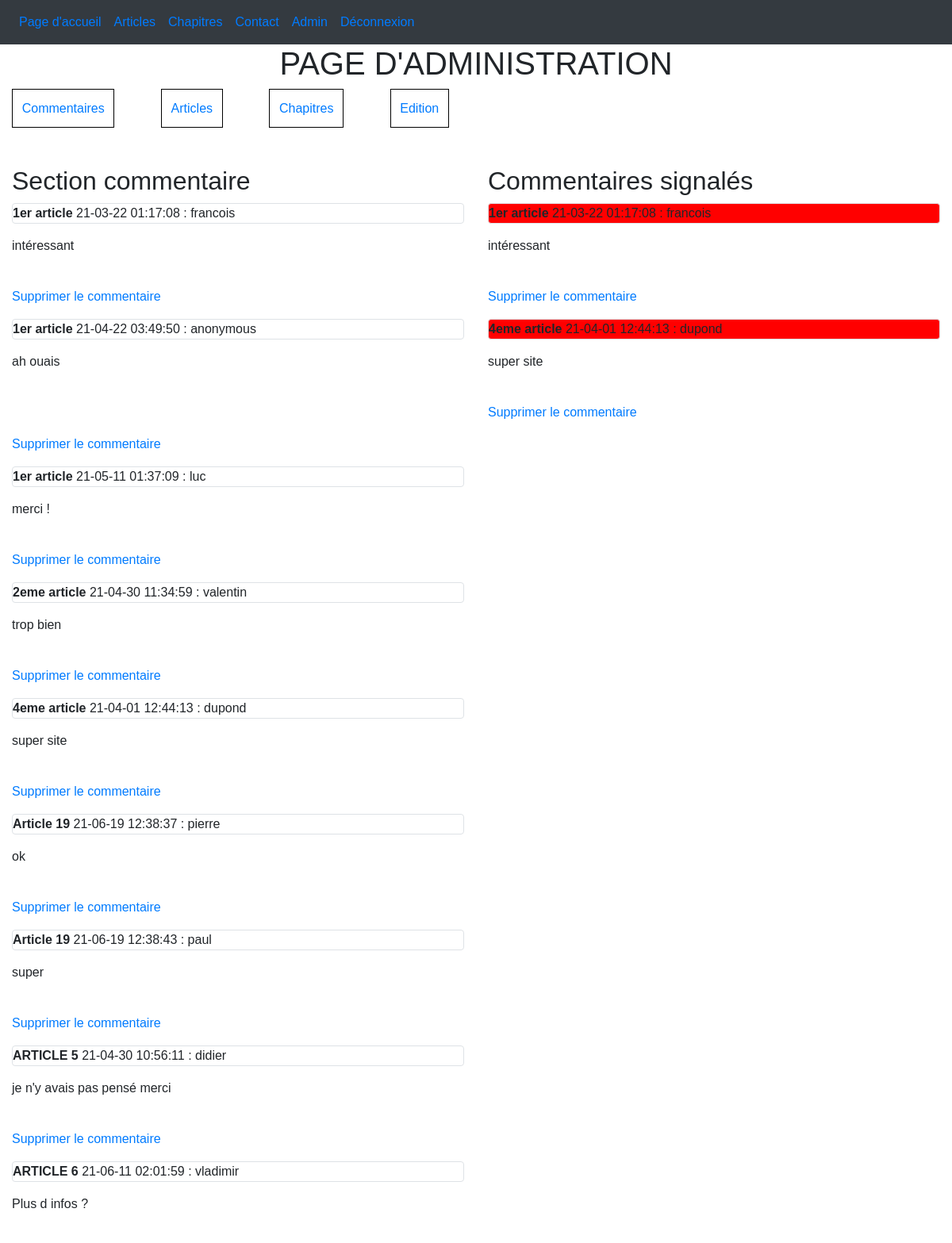
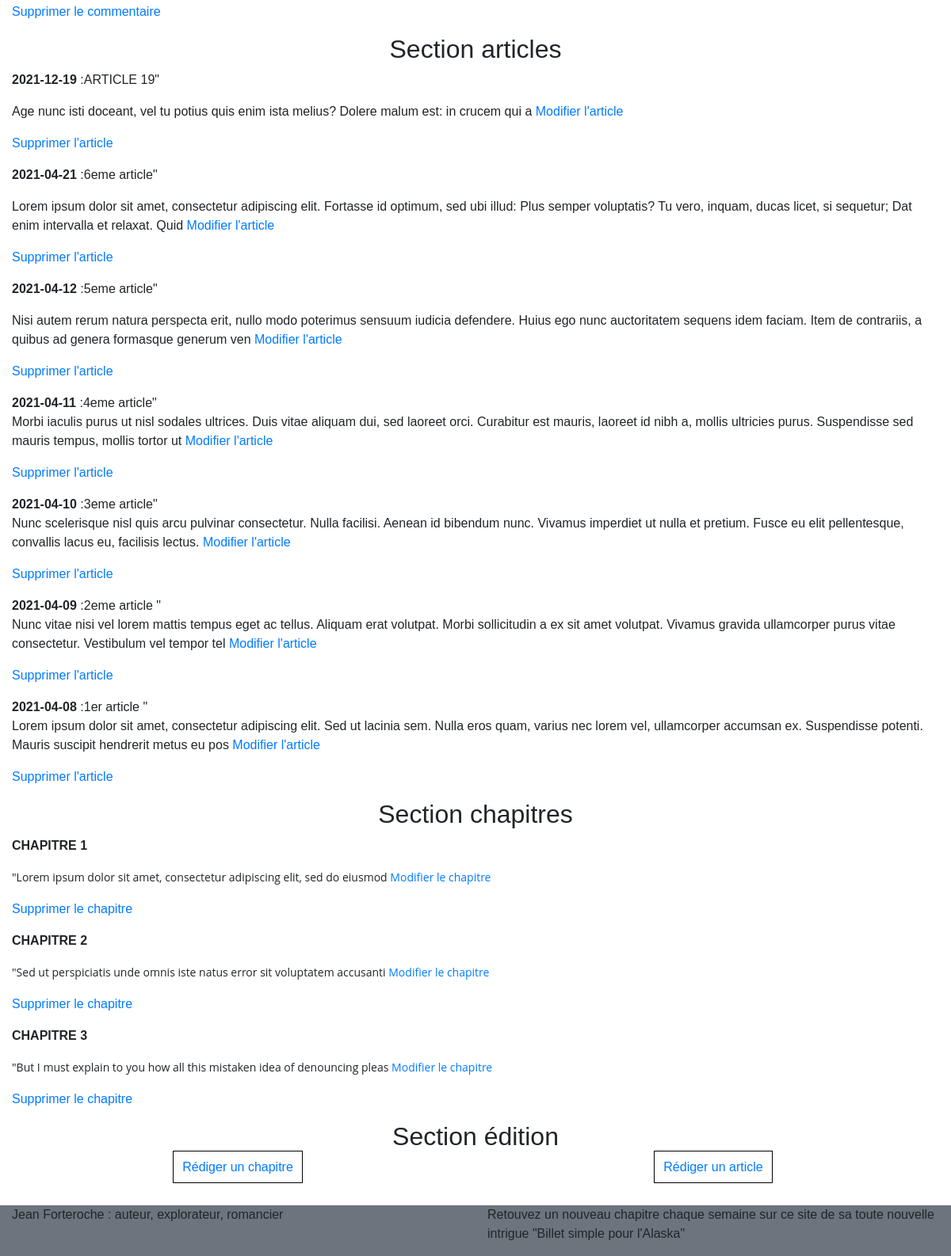
Screenshot of /index.php?action=administration (signed in) with the database file from the repository (2 pictures, top to bottom).
### tables this page shows
CREATE TABLE `posts` (
  `id_post` int(11) NOT NULL,
  `article_commenté` text NOT NULL,
  `cal` text NOT NULL,
  `pseudo` text NOT NULL,
  `contenu` text NOT NULL,
  `signale` tinyint(1) NOT NULL DEFAULT '0'
);

CREATE TABLE `articles` (
  `id` int(11) NOT NULL,
  `date_publication` date NOT NULL,
  `titre` varchar(30) NOT NULL,
  `contenu` text NOT NULL
);

CREATE TABLE `chapitres` (
  `id` int(11) NOT NULL,
  `titre` text NOT NULL,
  `manu` longtext NOT NULL
);

### model/chapter_manager.php (called while the page is built, shortened)
<?php
class ChapterManager extends Manager {
    public function getAllChapters() {
        $db = $this -> dbconnect();
        $req = $db -> query("SELECT id, titre, SUBSTRING(manu, 1, 200) AS manu FROM chapitres ORDER BY id ");
        return $req;
    }
}
?>

### controller/chapter_controller.php (called while the page is built, shortened)
<?php
require_once('model/chapter_manager.php');
class ChapterController {
    public function afficheAllChapters() {
        $chapterManager = new ChapterManager;
        $reponse = $chapterManager -> getAllChapters();
        $reponse -> execute();
        return($reponse);
    }
}
?>

### model/post_manager.php (called while the page is built, shortened)
<?php
    class PostManager extends Manager {
        public function getAllPosts() {
            $db = $this -> dbconnect();
            $req = $db -> query("SELECT * FROM posts ORDER BY article_commenté");
            $req -> execute();
            return $req;
        }
        public function getReportedPosts() {
            $db = $this -> dbconnect();
            $req = $db -> query("SELECT * FROM posts WHERE signale = 1 ORDER BY article_commenté ");
            $req -> execute();
            return $req;
        }
    }
?>

### controller/post_controller.php (called while the page is built, shortened)
<?php
require_once('model/post_manager.php');
class PostController {
    public function afficheAllPost() {
        $postManager = new PostManager;
        $reponse = $postManager -> getAllPosts();
        return($reponse);
    }
    public function afficheReportedPost() {
        $postManager = new PostManager;
        $reponse = $postManager -> getReportedPosts();
        return($reponse);
    }
}
?>

### model/article_manager.php (called while the page is built, shortened)
<?php
class ArticleManager extends Manager {
    public function getAllArticles() {
        $db = $this -> dbconnect();
        $req = $db -> query("SELECT id, date_publication, titre, SUBSTRING(contenu, 1, 200) AS contenu FROM articles ORDER BY date_publication DESC");
        return $req;
    }
}
?>

### controller/article_controller.php (called while the page is built, shortened)
<?php
require_once('model/article_manager.php');
class ArticleController {
            ?>
            <?php
    public function afficheAllArticles() {
        $articleManager = new ArticleManager;
        $reponse = $articleManager -> getAllArticles();
        $reponse -> execute();
        return($reponse);
    }
}
?>

### view/administration.php (the view, shortened to what this page needs)
<?php
    $post_controller = new PostController;
    $article_controller = new ArticleController;
    $chapter_controller = new ChapterController;
    $reponse = $post_controller -> afficheAllPost();
    $retour = $post_controller -> afficheReportedPost();
    $articles = $article_controller -> afficheAllArticles();
    $chapters = $chapter_controller -> afficheAllChapters();
?>
    <h1 class="text-center">PAGE D'ADMINISTRATION </h1>
    <div class="container-fluid">
        <div class="row">
            <div class="col-12 adminMenu">
                <a href="#comms" style="margin-right: 5%;">Commentaires</a>
                <a href="#articles">Articles</a>
                <a href="#chapitres">Chapitres</a>
                <a href="#edition">Edition</a>
            </div>
        </div>
        <br/>
        <br/>
        <div class="row">
            <div class="col-sm-12 col-lg-6 ">
            <h2 id='comms'>Section commentaire</h2>
                <?php
                    while($donnes = $reponse -> fetch()) {
                ?>
                <p class="border rounded">
                    <strong><?php echo $donnes['article_commenté']; ?></strong> <?php echo $donnes['cal']; ?> : <?php echo $donnes['pseudo']; ?> <br/>
                    <?php echo html_entity_decode($donnes['contenu']); ?> <br/>
                    <a href="\Projet4\index.php?action=delComms&id=<?php echo $donnes['id_post'] ?>">Supprimer le commentaire </a>
                </p>
                <?php
                    }
                ?>
            </div>
            <div class="col-sm-12 col-lg-6">
                <h2>Commentaires signalés</h2>
                <?php
                    while($data = $retour -> fetch()) {
                ?>
                <p class="border rounded" style="background-color:red">
                    <strong><?php echo $data['article_commenté']; ?></strong> <?php echo $data['cal']; ?> : <?php echo $data['pseudo']; ?> <br/>
                    <?php echo html_entity_decode($data['contenu']); ?> <br/>
                    <a href="\Projet4\index.php?action=delComms&id=<?php echo $data['id_post'] ?>">Supprimer le commentaire </a>
                </p>
                <?php
                    }
                ?>
            </div>
        </div>
        <h2 class="text-center" id="articles">Section articles</h2>
        <div class="row">
            <div class="col-12">
                <?php
                    while($donnes = $articles -> fetch()) {
                ?>
                <p>
                    <strong><?php echo $donnes['date_publication']; ?></strong> :<?php echo $donnes['titre'] ?>" <br/>
                    <?php echo $donnes['contenu']; ?>
                    <a href="\Projet4\index.php?action=upArticle&id= <?php echo $donnes['id']?>">Modifier l'article</a>
                    <div><a href="\Projet4\index.php?action=delArticle&id=<?php echo $donnes['id'] ?>">Supprimer l'article</a></div>
                </p>
                <?php
                    }
                ?>
            </div>
        </div>
        <h2 class="text-center" id="chapitres">Section chapitres</h2>
        <div class="row">
            <div class="col-12">
                <?php
                    while($donnes = $chapters -> fetch()) {
                ?>
                <p>
                <strong><?php echo $donnes['titre']; ?> </strong><br/>
                        <?php echo html_entity_decode($donnes['manu']); ?>
                    <a href="\Projet4\index.php?action=updateChapter">Modifier le chapitre</a>
                    <div><a href="\Projet4\index.php?action=delChapter&id=<?php echo $donnes['id'] ?>">Supprimer le chapitre</a></div>
                </p>
                <?php
                    }
                ?>
            </div>
        </div>
        <h2 class="text-center" id="edition"> Section édition</h2>
        <div class="row">
            <div class="col-6 text-center">
                <a href="\Projet4\index.php?action=writeChapter" class="adminButton" > Rédiger un chapitre </a>
            </div>
            <div class="col-6 text-center">
                <a href="\Projet4\index.php?action=writeArticle" class="adminButton" > Rédiger un article </a>
            </div>
        </div>
    </div>
<?php require('template.php'); ?>

### public/css/style.css (style rules this page uses)
* { box-sizing: border-box }
body { font-family: Verdana, sans-serif; margin:0 }
.adminButton { z-index: 0; border: 1px solid black; padding: 2%; text-decoration: none; }
.adminMenu { display: flex; text-decoration: none; }
.adminMenu a { border: 1px solid black; text-decoration: none; margin-right: 5%; padding: 1%; }

### rows the page displays
posts: article_commenté "1er article", cal "21-03-22 01:17:08", pseudo "francois", contenu "intéressant"
posts: article_commenté "1er article", cal "21-04-22 03:49:50", pseudo "anonymous", contenu "ah ouais"
posts: article_commenté "1er article", cal "21-05-11 01:37:09", pseudo "luc", contenu "merci !"
posts: article_commenté "2eme article", cal "21-04-30 11:34:59", pseudo "valentin", contenu "trop bien"
posts: article_commenté "4eme article", cal "21-04-01 12:44:13", pseudo "dupond", contenu "super site"
posts: article_commenté "Article 19", cal "21-06-19 12:38:37", pseudo "pierre", contenu "ok"
posts: article_commenté "Article 19", cal "21-06-19 12:38:43", pseudo "paul", contenu "super"
posts: article_commenté "ARTICLE 5", cal "21-04-30 10:56:11", pseudo "didier", contenu "je n'y avais pas pensé merci"
posts: article_commenté "ARTICLE 6", cal "21-06-11 02:01:59", pseudo "vladimir", contenu "Plus d infos ?"
articles: date_publication "2021-12-19", titre "ARTICLE 19", contenu "Age nunc isti doceant, vel tu potius quis enim ista melius? Dolere malum est: in crucem qui a"
articles: date_publication "2021-04-21", titre "6eme article", contenu "Lorem ipsum dolor sit amet, consectetur adipiscing elit. Fortasse id optimum, sed ubi illud: Plus semper voluptatis? Tu vero, inquam, ducas licet, si sequetur; Dat enim intervalla et relaxat. Quid"
articles: date_publication "2021-04-12", titre "5eme article", contenu "Nisi autem rerum natura perspecta erit, nullo modo poterimus sensuum iudicia defendere. Huius ego nunc auctoritatem sequens idem faciam. Item de contrariis, a quibus ad genera formasque generum ven"
articles: date_publication "2021-04-11", titre "4eme article", contenu "Morbi iaculis purus ut nisl sodales ultrices. Duis vitae aliquam dui, sed laoreet orci. Curabitur est mauris, laoreet id nibh a, mollis ultricies purus. Suspendisse sed mauris tempus, mollis tortor ut"
articles: date_publication "2021-04-10", titre "3eme article", contenu "Nunc scelerisque nisl quis arcu pulvinar consectetur. Nulla facilisi. Aenean id bibendum nunc. Vivamus imperdiet ut nulla et pretium. Fusce eu elit pellentesque, convallis lacus eu, facilisis lectus."
articles: date_publication "2021-04-09", titre "2eme article", contenu "Nunc vitae nisi vel lorem mattis tempus eget ac tellus. Aliquam erat volutpat. Morbi sollicitudin a ex sit amet volutpat. Vivamus gravida ullamcorper purus vitae consectetur. Vestibulum vel tempor tel"
articles: date_publication "2021-04-08", titre "1er article", contenu "Lorem ipsum dolor sit amet, consectetur adipiscing elit. Sed ut lacinia sem. Nulla eros quam, varius nec lorem vel, ullamcorper accumsan ex. Suspendisse potenti. Mauris suscipit hendrerit metus eu pos"
chapitres: titre "CHAPITRE 1", manu "\"Lorem ipsum dolor sit amet, consectetur adipiscing elit, sed do eiusmod"
chapitres: titre "CHAPITRE 2", manu "\"Sed ut perspiciatis unde omnis iste natus error sit voluptatem accusanti"
chapitres: titre "CHAPITRE 3", manu "\"But I must explain to you how all this mistaken idea of denouncing pleas"
